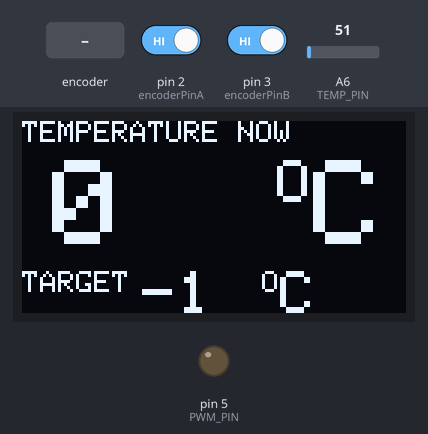
Recording of a sketch running on a simulated Arduino Nano, built with avr-gcc and run on an emulated ATmega328P. On the bench: 128×64 one-colour display, output pins drawn as LEDs (lit = HIGH). The inputs (shaded band) are chosen by the test bench; at power-on: A6 (TEMP_PIN) = 51, pin 2 (encoderPinA) HIGH, pin 3 (encoderPinB) HIGH. What the sketch prints to the serial monitor is not drawn.

Above: at 1.2 s.
1.3 s: A6 (TEMP_PIN) set to 45
At 2.5 s:
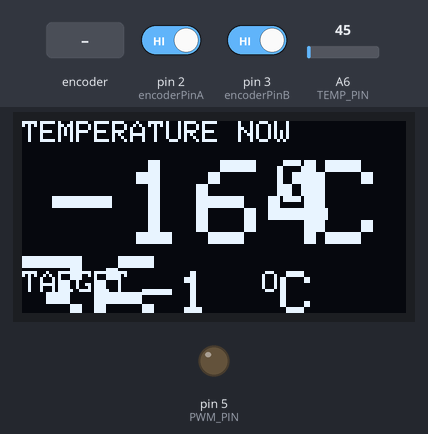
3.3 s: rotary encoder on pin 2 (encoderPinA) / pin 3 (encoderPinB) turned 3 steps (first pin leading)
At 5.1 s:
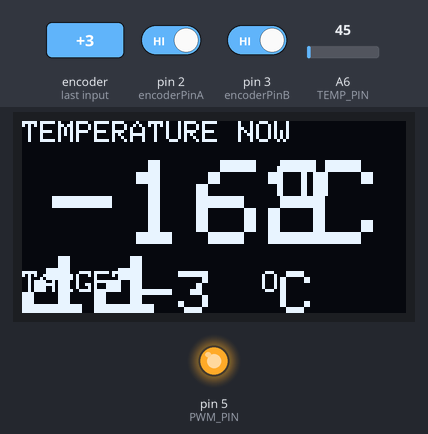
5.4 s: A6 (TEMP_PIN) set to 30
At 6.7 s:
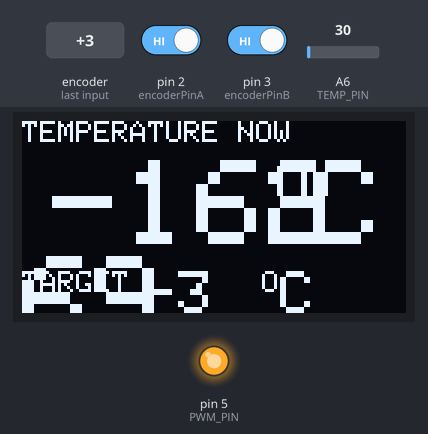
7.2 s: rotary encoder on pin 2 (encoderPinA) / pin 3 (encoderPinB) turned 1 step (first pin leading)
At 8.7 s:
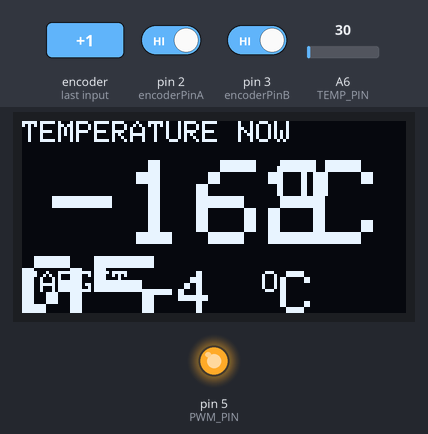
8.9 s: A6 (TEMP_PIN) set to 15
At 10.8 s:
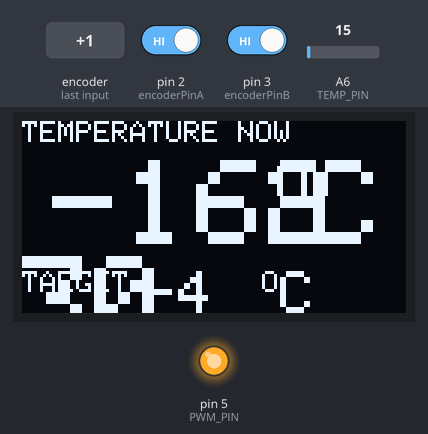
Timing chart, 0 to 11.6 s (numbered marks = the images above; inputs shaded):
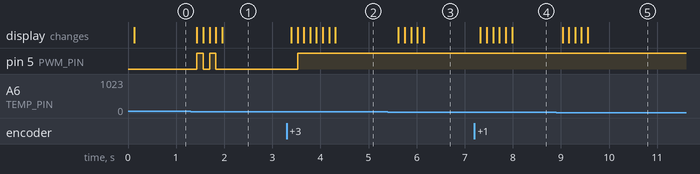

The sketch:

kolvi_koodi_v3_pienennetty.ino
```cpp
//#include <SD.h>
#include <SPI.h>
#include <Wire.h>
#include <Adafruit_GFX.h>
#include <Adafruit_SSD1306.h>

#define OLED_RESET 4
Adafruit_SSD1306 display(OLED_RESET);

//#define CS_PIN 14
//File settings_file;

#define TEMP_PIN A6
#define PWM_PIN 5
#define encoderPinA 2
#define encoderPinB 3
#define encoderpinBUT 4


int encoderPinALast = LOW;
int encoderAstate = LOW;
unsigned long last_rotary_time;
int siirtyma = 0;

float erotus= 0;
float integraali = 0;
float derivaatta = 0;
float temp_target = -5;
float temp_target_last = 0;
int heater_power_on = true;
float temp_now = 0;
float temp_prew = 0;
float Kp = 50;
float Ki = 0;
float Kd = 0;
float temps[] = {0,0,0,0,0};
int output = 0;
unsigned long prew_millis = 0;
int saatovali = 100;

//thermistortable[][ADC-arvo, lämpötila(*C)]

int thermistortable[][2] = {
  {50 , 0},
  {296 , 20},

  {354 , 60},

  {415 , 100}, //---

  {491 , 150}, //---

  {570 , 200}, //---

  {647 , 250}, //---

  {722 , 300}, //---

  {784 , 350}, //

  {869 , 400},
  {948 , 450},
  {1024 , 500}


};


int buttonState = HIGH;
unsigned long lastDebounceTime = 0;
unsigned long debounceDelay = 50;
int lastState = HIGH;

void setup()
{
  pinMode(TEMP_PIN, INPUT);
  pinMode(PWM_PIN, OUTPUT);
  pinMode(encoderPinA, INPUT_PULLUP);
  pinMode(encoderPinB, INPUT_PULLUP);
  pinMode(encoderpinBUT, INPUT_PULLUP);

  Serial.begin (115200);
  display.begin(SSD1306_SWITCHCAPVCC, 0x3C);  // initialize with the I2C addr 0x3D (for the 128x64)
  display.clearDisplay();

  //initializeSD();
  //read_settings();

}

void loop()
{
  if (prew_millis + saatovali <= millis())
  {
    //Serial.println(temp_target);
    lampotilanaytto(temp_now, temp_target);

    PID_cal();
    analogWrite(PWM_PIN, constrain((int)(output + 0.5), 0, 255));
    prew_millis = millis();
  }

  if (heater_power_on == true)
  {
    temp_target = temp_target + rotaryencoder();
    temp_target_last = temp_target;
  }
  else
  {
    temp_target = 0;
  }

  temp_target = temp_target + rotaryencoder();

  if (button() == true)
  {
    if (heater_power_on == false)
    {
      heater_power_on = true;
      temp_target = temp_target_last;
    }
    else
    {
      heater_power_on = false;
    }
  }
}

//****************************************** SCREEN ****************************************************

void lampotilanaytto(int now, int target)
{
  display.clearDisplay();

  display.setTextSize(1);
  display.setTextColor(WHITE);
  display.setCursor(0,0);
  display.println("TEMPERATURE NOW");
  display.setCursor(0,50);
  display.println("TARGET");

  display.setTextSize(4);
  display.setCursor(10,13);
  display.print(now);
  display.setTextSize(2);
  display.setCursor(85,13);
  display.print("O");
  display.setTextSize(4);
  display.print("C");

  display.setCursor(20,50);

  display.setTextSize(2);
  display.setCursor(40,50);
  display.print(target);
  display.setTextSize(1);
  display.setCursor(80,50);
  display.print("O");
  display.setTextSize(2);
  display.print("C");

  display.display();
}


//****************************************** SCREN ****************************************************

//****************************************** SD ****************************************************
/*
void initializeSD()
{
  pinMode(CS_PIN, OUTPUT);

  if (SD.begin())
  {
  }
}

void save_settings()
{
  settings_file = SD.open("SETTINGS.txt");

  if (settings_file)
  {
    settings_file.println(String(temp_target));

    settings_file.close();
  }
}

void read_settings()
{
  settings_file = SD.open("SETTINGS.txt");

  if (settings_file)
  {
    char ch;
    for (int i = 0; i < 1; i++)
    {
      String setting = "";
      while (true)
      {
        ch = settings_file.read();
        if (ch == '\n')
        {
          break;
        }
        else
        {
          setting += ch;
        }
      }
      switch(i)
      {
        case 0:
          temp_target = setting.toInt();
          break;
      }
    }
    settings_file.close();
  }
}
*/
//****************************************** SD ****************************************************

//******************************************* BUT ***********************************

int button()
{
  buttonState = digitalRead(encoderpinBUT);
  if (millis() - lastDebounceTime > debounceDelay)
  {
    if (buttonState == LOW && lastState == HIGH)
    {
      lastDebounceTime = millis();
      lastState = LOW;

      return true;

    }
    else if (buttonState == HIGH && lastState == LOW)
    {
      lastState = HIGH;
    }
  }
  return false;
}
//******************************************* BUT ***********************************

//******************************************* ROTARY ***********************************

int rotaryencoder()
{
  siirtyma = 0;
  encoderAstate = digitalRead(encoderPinA);
  if ((encoderPinALast == LOW) && (encoderAstate == HIGH)) {
    // lt = millis() - last_time;

    if (millis() - last_rotary_time > 200)
    {
      siirtyma = 1;
    }
    else if (millis() - last_rotary_time <= 100 && millis() - last_rotary_time > 75)
    {
      siirtyma = 2;
    }
    else if (millis() - last_rotary_time <= 75 && millis() - last_rotary_time > 50)
    {
      siirtyma = 3;
    }
    else if (millis() - last_rotary_time <= 50 && millis() - last_rotary_time > 25)
    {
      siirtyma = 4;
    }
    else if (millis() - last_rotary_time <= 25 && millis() - last_rotary_time > 0)
    {
      siirtyma = 5;
    }

    last_rotary_time = millis();

    if (digitalRead(encoderPinB) == LOW) {
      siirtyma = 0 - siirtyma;
    }
  }
  encoderPinALast = encoderAstate;
  return siirtyma;
}
//******************************************* ROTARY ***********************************

//******************************************* MAPFLOAT ***********************************

float mapfloat(float x, float in_min, float in_max, float out_min, float out_max)
{
  return(((out_max - out_min) * x + in_max * out_min - in_min * out_max) / (in_max - in_min));
}

//******************************************* MAPFLOAT ***********************************

//******************************************* LUE_LÄMPÖTILA ***********************************

float lue_lampotila()
{
  int raw_temp = analogRead(TEMP_PIN);
  Serial.println(raw_temp);


  for (unsigned int i = 0; i < sizeof(thermistortable)-1; i++)
  {
    if (raw_temp < thermistortable[i][0])
    {
      continue;
    }
    else if (raw_temp >= thermistortable[i][0] && raw_temp <= thermistortable[i+1][0])
    {

      return float(mapfloat(raw_temp, thermistortable[i][0], thermistortable[i+1][0], thermistortable[i][1], thermistortable[i+1][1]));
    }
    else
    {
      //return 1;///
    }
  }
    return 1;
}


//******************************************* LUE_LÄMPÖTILA ***********************************

//******************************************* PID ***********************************

void PID_cal()
{
  // Lukee nykyisen, talletta nykyise ja 4 edellistä
  temps[4] = temps[3];
  temps[3] = temps[2];
  temps[2] = temps[1];
  temps[1] = temps[0];
  temps[0] = lue_lampotila();

  temp_prew = temp_now;
  //Serial.print(temp_now);

  // Laskee keskiarvon viidestä edellisestä
  temp_now = (temps[0] + temps[1] + temps[2] + temps[3] + temps[4])/5.0;
  //Serial.print(temp_now);

  erotus = temp_target - temp_now;

  integraali = integraali + erotus;

  derivaatta = (temp_now - temp_prew) / saatovali;

  //output = Kp * max(erotus, 0) + Ki * max(integraali, 0) + Kd * max(derivaatta, 0);
  output = Kp * erotus + Ki * integraali + Kd * derivaatta;
}

//******************************************* PID ***********************************
```

Measured:
- the behaviour switches between 50 and 49 on A6 (TEMP_PIN) (found by bisection; images 0 and 1)
- after the input at 1.3 s, pin 5 (PWM_PIN): alternates HIGH for 0.13 s and LOW for 0.13 s, 4 changes in all, then stays LOW, starting after 0.13 s; the display: first changes after 0.13 s (image 1 shows a later state)
- after the input at 3.3 s, pin 5 (PWM_PIN): LOW → HIGH after 0.22 s; the display: first changes after 0.09 s (image 2 shows a later state)
- after the input at 5.4 s, the display: first changes after 0.22 s (image 3 shows a later state)
- after the input at 7.2 s, the display: first changes after 0.13 s (image 4 shows a later state)
- after the input at 8.9 s, the display: first changes after 0.13 s (image 5 shows a later state)
